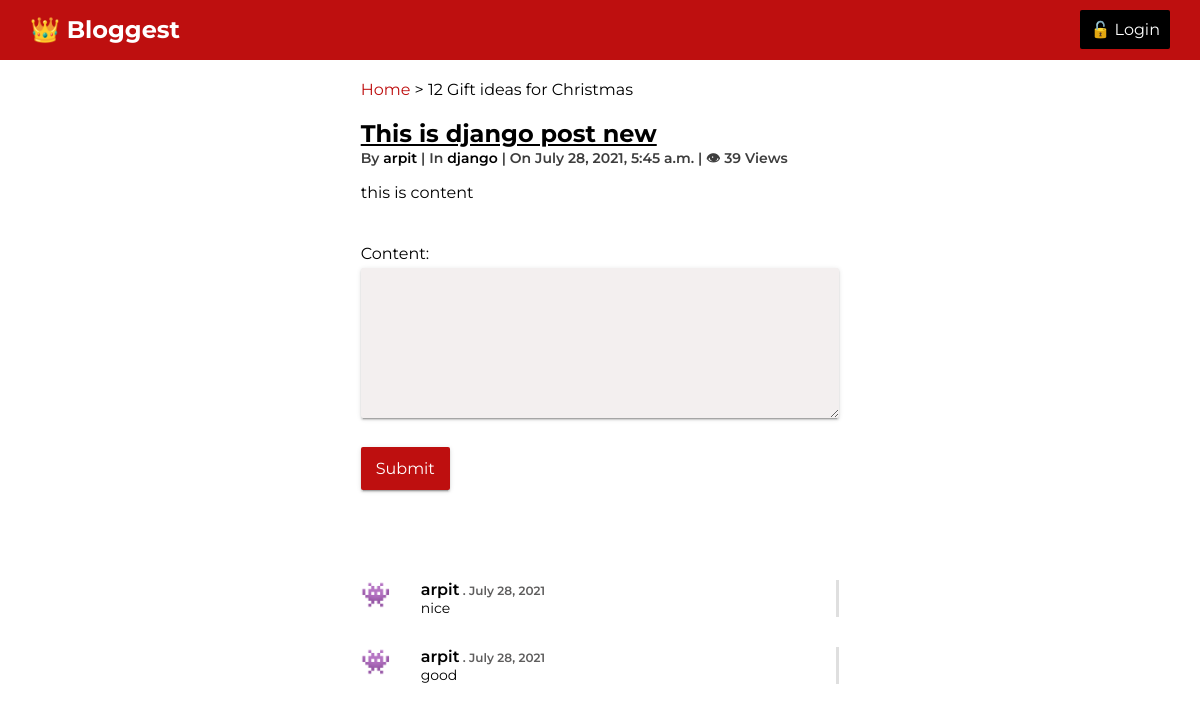
Page /4/ on the committed database.
### blog/models.py (models this page shows, shortened)
class Post(models.Model):
    title = models.CharField(max_length=200)
    content = models.TextField()
    pub_date = models.DateTimeField(auto_now_add=True)
    view_count = models.PositiveIntegerField(default=0)
    author = models.ForeignKey(User, on_delete=models.CASCADE)
    category = models.ForeignKey(Category, on_delete=models.CASCADE)

class Category(models.Model):
    name = models.CharField(max_length=100, unique=True)
    creator = models.ForeignKey(User, on_delete=models.CASCADE)
    class Meta:
        verbose_name_plural = "Categories"
    def __str__(self):
        return self.name

class Comment(models.Model):
    content = models.TextField()
    by = models.ForeignKey(User, on_delete=models.CASCADE)
    post = models.ForeignKey(Post, on_delete=models.CASCADE)
    created_on = models.DateTimeField(auto_now_add=True)

### blog/views.py (the view, shortened to what this page needs)
# urls.py: path('<int:pk>/', views.PostDetail.as_view(), name="post_detail"),
class PostDetail(View):
    def get(self, request, *args, **kwargs):
        view = PostDisplay.as_view()
        return view(request, *args, **kwargs)

### blog/views.py (called while the page is built)
    def get_object(self):
        object = super(PostDisplay, self).get_object()
        object.view_count+=1
        object.save()
        return object

    def get_context_data(self, **kwargs):
        context = super(PostDisplay, self).get_context_data(**kwargs)
        context['comments'] = Comment.objects.filter(post=self.get_object())
        context['form'] = CommentForm
        return context

### templates/blog/post_detail.html (shortened to what this page needs)
{% extends 'base.html' %}
{% load static %}
{% block breadcrumb %}{{ block.super }} > 12 Gift ideas for Christmas{% endblock %}
{% block content %}
    <div class="blog-item">
            <h2>
                <a href="#">{{ post.title }}</a>
                </h2>
                <div class="info">
                    By <span><a href="#">{{ post.author }}</a></span> | In <span><a href="{% url 'post_category' post.category.pk %}">{{ post.category }}</a></span> | On <span>{{ post.pub_date }}</span> | &#x1f441 <span>{{ post.view_count }} Views</span>
                </div>
            <p>
                {{ post.content|linebreaks }}
            </p>
        </div>
    <div class="form">
        <form method="post" novalidate>
            {{ form.as_p }}
            <p><input type="submit" value="Submit"></p>
        </form>
    </div>
    <div class="comments-list">
        {% for comment in comments %}
             <div class="comment">
                <h2>👾</h2>
                <div class="info">
                    <p>{{ comment.by }}<span> . {{ comment.created_on.date}}</span></p>
                    <p>{{ comment.content }}</p>
                </div>
            </div>
        {% empty %}
            <p>No comments yet</p>
        {% endfor %}
    </div>
{% endblock %}

### static/css/style.css (style rules this page uses)
:root { --primary: rgb(190, 15, 15); --primary-light: rgb(212, 47, 47); --secondary: #000; --light-dark: #3d3d3d; --lighter-dark: #5e5d5d; }
body { font-family: 'Montserrat', sans-serif; }
h2 { margin: 0; }
a { text-decoration: none; color: var(--secondary); }
nav > h2, p { margin: 0; }
.content-wrapper > div { grid-column: 2; max-width: 780px; margin: 20px 0; }
.blog-item h2 a { color: var(--secondary); text-decoration: underline; }
.blog-item .info { margin-bottom: 10px; font-size: 14px; font-weight: 600; color: var(--light-dark); }
.blog-item p { line-height: 22px; }
.comment { display: grid; grid-template-columns: 60px auto; margin: 30px 0; border-right: 3px solid #dfdfdf; }
.comment .info p:first-child { font-weight: 600; }
.comment .info p:last-child { font-size: 14px; }
.comment .info span { font-size: 12px; color: var(--lighter-dark); }
.form input, textarea, select { width: 100%; padding: 12px 15px; border-radius: 2px; border: none; margin: 5px 0 20px 0; font-size: 16px; background: #f3efef; box-shadow: 0 2px 2px 0 rgba(0,0,0,.14),0 3px 1px -2px rgba(0,0,0,.2),0 1px 5px 0 rgba(0,0,0,.12); }
.form textarea { height: 150px; }
.form input[type="submit"] { background: var(--primary); color: white; width: auto; }

### rows in the picture
Post: title "This is django post new", author "arpit", category "django", pub_date "July 28, 2021, 5:45 a.m.", view_count "39", content "this is content"
Comment: by "arpit", created_on "July 28, 2021", content "nice"
Comment: by "arpit", created_on "July 28, 2021", content "good"
